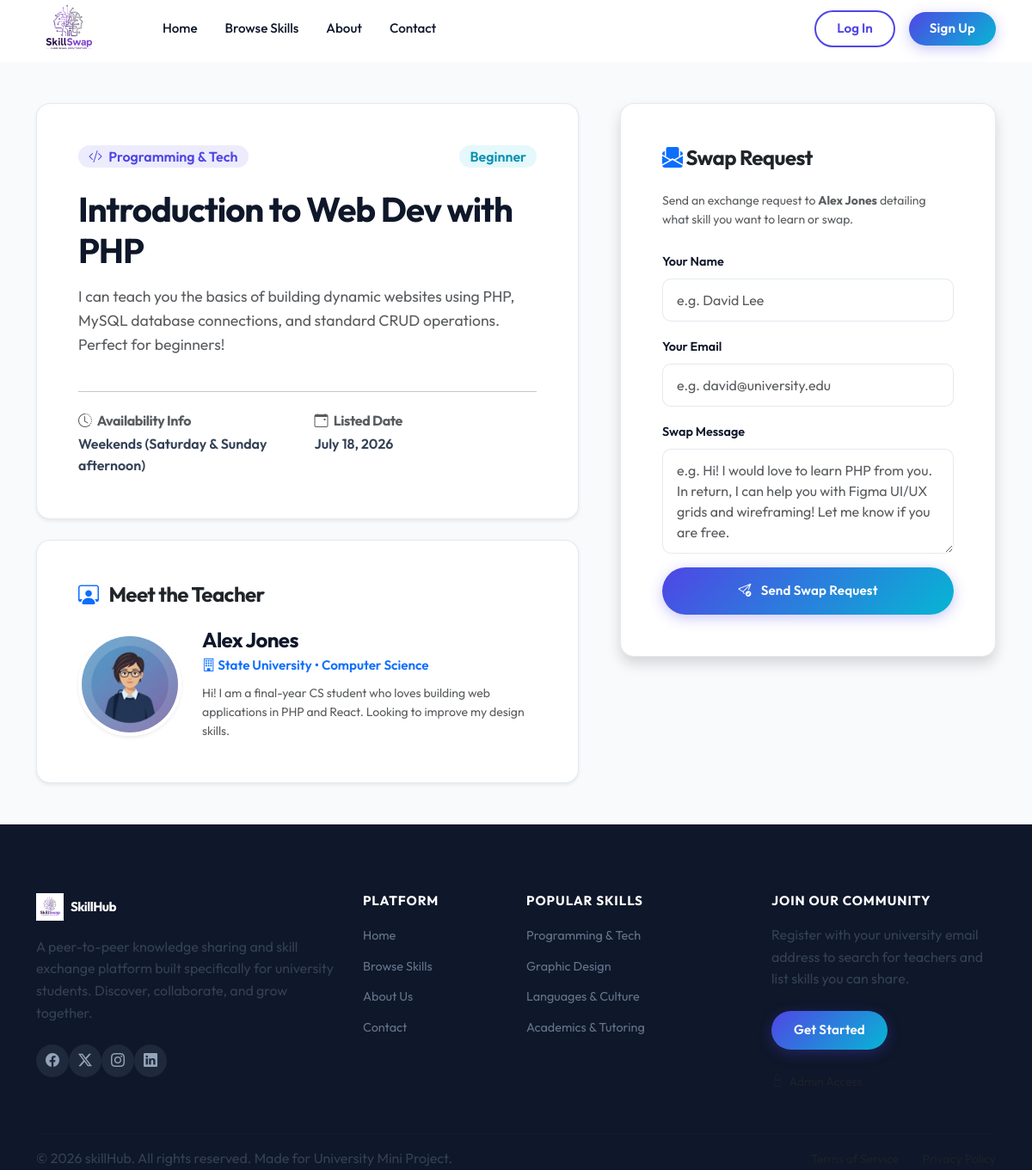
The app's page /skill-details.php?id=1 with its own data.
### tables this page shows
CREATE TABLE IF NOT EXISTS `skills` (
  `id` INT AUTO_INCREMENT PRIMARY KEY,
  `user_id` INT NOT NULL,
  `title` VARCHAR(100) NOT NULL,
  `description` TEXT NOT NULL,
  `category_id` INT NOT NULL,
  `level` ENUM('Beginner', 'Intermediate', 'Advanced') NOT NULL,
  `availability` VARCHAR(100) NOT NULL,
  `created_at` TIMESTAMP DEFAULT CURRENT_TIMESTAMP,
  FOREIGN KEY (`user_id`) REFERENCES `users`(`id`) ON DELETE CASCADE,
  FOREIGN KEY (`category_id`) REFERENCES `categories`(`id`) ON DELETE CASCADE
);

CREATE TABLE IF NOT EXISTS `categories` (
  `id` INT AUTO_INCREMENT PRIMARY KEY,
  `name` VARCHAR(50) NOT NULL UNIQUE,
  `icon` VARCHAR(50) DEFAULT 'bi-code-slash'
);

CREATE TABLE IF NOT EXISTS `users` (
  `id` INT AUTO_INCREMENT PRIMARY KEY,
  `username` VARCHAR(50) NOT NULL UNIQUE,
  `email` VARCHAR(100) NOT NULL UNIQUE,
  `password` VARCHAR(255) NOT NULL,
  `name` VARCHAR(100) NOT NULL,
  `university` VARCHAR(150) DEFAULT NULL,
  `department` VARCHAR(150) DEFAULT NULL,
  `bio` TEXT DEFAULT NULL,
  `skills_teach` TEXT DEFAULT NULL,
  `skills_learn` TEXT DEFAULT NULL,
  `profile_photo` VARCHAR(255) DEFAULT 'default-profile.png',
  `created_at` TIMESTAMP DEFAULT CURRENT_TIMESTAMP
);

### includes/auth.php (called while the page is built, shortened)
<?php
function isLoggedIn() {
    return isset($_SESSION['user_id']);
}
?>

### skill-details.php (the view, shortened to what this page needs)
<?php
require_once 'includes/db.php';
require_once 'includes/auth.php';
$skill_id = isset($_GET['id']) ? (int)$_GET['id'] : 0;
$skill = null;
try {
    $stmt = $pdo->prepare("SELECT s.*, u.name as teacher_name, u.email as teacher_email, u.university as teacher_uni,
                                  u.department as teacher_dept, u.bio as teacher_bio, u.profile_photo as teacher_photo,
                                  c.name as category_name, c.icon as category_icon
                           FROM skills s
                           JOIN users u ON s.user_id = u.id
                           JOIN categories c ON s.category_id = c.id
                           WHERE s.id = ?");
    $stmt->execute([$skill_id]);
    $skill = $stmt->fetch();
} catch (PDOException $e) {
}
$is_owner = isLoggedIn() && ($_SESSION['user_id'] == $skill['user_id']);
$logged_user = isLoggedIn() ? getLoggedInUser($pdo) : null;
$prefill_name = $logged_user ? $logged_user['name'] : '';
$prefill_email = $logged_user ? $logged_user['email'] : '';
require_once 'includes/header.php';
require_once 'includes/navbar.php';
?>
<div class="container my-5">
    <div class="row g-5">
        <div class="col-lg-7">
            <div class="card card-premium p-4 p-md-5 bg-white shadow-sm mb-4">
                <div class="d-flex justify-content-between align-items-center mb-4">
                    <span class="badge badge-custom badge-category fs-6">
                        <i class="bi <?php echo htmlspecialchars($skill['category_icon']); ?> me-1"></i> <?php echo htmlspecialchars($skill['category_name']); ?>
                    </span>
                    <span class="badge badge-custom badge-level-<?php echo strtolower($skill['level']); ?> fs-6"><?php echo htmlspecialchars($skill['level']); ?></span>
                </div>
                <h1 class="fw-bold mb-3"><?php echo htmlspecialchars($skill['title']); ?></h1>
                <p class="text-muted leading-relaxed" style="font-size: 1.1rem; white-space: pre-line;"><?php echo htmlspecialchars($skill['description']); ?></p>
                <hr class="my-4">
                <div class="row g-3">
                    <div class="col-sm-6">
                        <h6 class="text-muted mb-1"><i class="bi bi-clock-history me-1"></i> Availability Info</h6>
                        <p class="fw-semibold mb-0"><?php echo htmlspecialchars($skill['availability']); ?></p>
                    </div>
                    <div class="col-sm-6">
                        <h6 class="text-muted mb-1"><i class="bi bi-calendar-event me-1"></i> Listed Date</h6>
                        <p class="fw-semibold mb-0"><?php echo date("F d, Y", strtotime($skill['created_at'])); ?></p>
                    </div>
                </div>
            </div>
            <div class="card card-premium p-4 p-md-5 bg-white shadow-sm">
                <h4 class="fw-bold mb-4 text-dark"><i class="bi bi-person-workspace text-primary me-2"></i> Meet the Teacher</h4>
                <div class="d-flex flex-column flex-sm-row gap-4 align-items-center text-center text-sm-start">
                    <img src="assets/uploads/<?php echo htmlspecialchars($skill['teacher_photo'] ? $skill['teacher_photo'] : 'default-profile.png'); ?>" alt="Teacher Profile" class="avatar-profile shadow-sm">
                    <div>
                        <h4 class="fw-bold mb-1"><?php echo htmlspecialchars($skill['teacher_name']); ?></h4>
                        <p class="text-primary mb-2 fw-semibold" style="font-size: 0.95rem;">
                            <i class="bi bi-building"></i> <?php echo htmlspecialchars($skill['teacher_uni']); ?> &bull; <?php echo htmlspecialchars($skill['teacher_dept']); ?>
                        </p>
                        <p class="text-muted small mb-0"><?php echo htmlspecialchars($skill['teacher_bio'] ? $skill['teacher_bio'] : "This student teacher hasn't written a biography yet."); ?></p>
                    </div>
                </div>
            </div>
        </div>
        <div class="col-lg-5">
            <?php if ($is_owner): ?>
                <div class="card card-premium p-4 text-center bg-light border-warning">
                    <div class="fs-1 text-warning mb-3"><i class="bi bi-info-circle-fill"></i></div>
                    <h5 class="fw-bold">Your Listing</h5>
                    <p class="text-muted small">This is your own skill listing. If you want to modify this card description, please visit your dashboard or edit the skill directly.</p>
                    <a href="add-skill.php?id=<?php echo $skill['id']; ?>" class="btn btn-premium btn-sm w-100 mt-2">
                        <i class="bi bi-pencil-square me-1"></i> Edit Listing
                    </a>
                </div>
            <?php else: ?>
                <div class="card card-premium p-4 p-md-5 bg-white shadow">
                    <h4 class="fw-bold mb-4 text-dark"><i class="bi bi-envelope-paper-fill text-primary"></i> Swap Request</h4>
                    <p class="text-muted small mb-4">Send an exchange request to <strong><?php echo htmlspecialchars($skill['teacher_name']); ?></strong> detailing what skill you want to learn or swap.</p>
                    <form action="skill-details.php?id=<?php echo $skill['id']; ?>" method="POST">
                        <div class="mb-3">
                            <label for="sender_name" class="form-label form-label-premium">Your Name</label>
                            <input type="text" name="sender_name" id="sender_name" class="form-control form-control-premium" placeholder="e.g. David Lee" value="<?php echo htmlspecialchars($prefill_name); ?>" required>
                        </div>
                        <div class="mb-3">
                            <label for="sender_email" class="form-label form-label-premium">Your Email</label>
                            <input type="email" name="sender_email" id="sender_email" class="form-control form-control-premium" placeholder="e.g. david@university.edu" value="<?php echo htmlspecialchars($prefill_email); ?>" required>
                        </div>
                        <div class="mb-3">
                            <label for="message" class="form-label form-label-premium">Swap Message</label>
                            <textarea name="message" id="message" rows="4" class="form-control form-control-premium" placeholder="e.g. Hi! I would love to learn PHP from you. In return, I can help you with Figma UI/UX grids and wireframing! Let me know if you are free." required></textarea>
                        </div>
                        <button type="submit" class="btn btn-premium w-100 py-3">
                            <i class="bi bi-send-check me-2"></i> Send Swap Request
                        </button>
                    </form>
                </div>
            <?php endif; ?>
        </div>
    </div>
</div>
<?php require_once 'includes/footer.php'; ?>

### assets/css/style.css (style rules this page uses)
:root { --primary: #4f46e5; --primary-dark: #3730a3; --primary-glow: rgba(79, 70, 229, 0.18); --secondary: #6271a4; --accent: #06b6d4; --success: #22c55e; --warning: #f59e0b; --text-dark: #0f172a; --text-body: #334155; --text-muted: #64748b; --text-light: #94a3b8; --bg-light: #f8fafc; --bg-white: #ffffff; --border-color: rgba(226, 232, 240, 0.9); --glass-bg: rgba(255, 255, 255, 0.88); --glass-border: rgba(255, 255, 255, 0.45); --gradient-primary: linear-gradient(135deg, #4f46e5 0%, #06b6d4 100%); --gradient-secondary: linear-gradient(135deg, #0284c7 0%, #4f46e5 100%); --gradient-soft: linear-gradient(135deg, rgba(79, 70, 229, 0.05) 0%, rgba(6, 182, 212, 0.05) 100%); --gradient-hero: linear-gradient(145deg, #eef2ff 0%, #f0fdff 50%, #e0f2fe 100%); --gradient-cta: linear-gradient(135deg, #1e3a8a 0%, #4f46e5 50%, #0284c7 100%); --shadow-xs: 0 1px 3px rgba(0, 0, 0, 0.05); --shadow-sm: 0 4px 12px rgba(79, 70, 229, 0.08); --shadow-md: 0 10px 28px rgba(79, 70, 229, 0.14); --shadow-lg: 0 20px 48px rgba(79, 70, 229, 0.18); --radius-sm: 10px; --radius-md: 16px; --radius-lg: 24px; --radius-xl: 32px; --navbar-h: 72px; --transition: 0.3s cubic-bezier(0.16, 1, 0.3, 1); }
*, *::before, *::after { box-sizing: border-box; margin: 0; padding: 0; }
html { scroll-behavior: smooth; }
body { font-family: 'Outfit', sans-serif; background-color: var(--bg-light); color: var(--text-body); min-height: 100vh; display: flex; flex-direction: column; overflow-x: hidden; line-height: 1.6; padding-top: var(--navbar-h); }
h1, h2, h3, h4, h5, h6 { font-weight: 700; letter-spacing: -0.025em; color: var(--text-dark); line-height: 1.2; }
p { color: var(--text-body); }
img { max-width: 100%; }
.nav-link-custom, .btn-premium { align-self: center; }
.btn-premium { background: var(--gradient-primary); color: #fff !important; border: none; font-weight: 600; font-size: 0.95rem; padding: 11px 26px; border-radius: 50px; box-shadow: 0 4px 16px rgba(79, 70, 229, 0.3); transition: all var(--transition); letter-spacing: 0.01em; }
.badge-category { background: rgba(79, 70, 229, 0.1); color: var(--primary); padding: 5px 12px; border-radius: 20px; font-weight: 600; font-size: 0.75rem; }
.badge-level-beginner { background: rgba(6, 182, 212, 0.1); color: #0891b2; padding: 5px 12px; border-radius: 20px; font-weight: 600; font-size: 0.75rem; }
.form-control-premium { border-radius: var(--radius-sm); padding: 12px 16px; border: 1px solid var(--border-color); background-color: #fff; transition: all 0.2s ease; font-family: 'Outfit', sans-serif; }
.form-label-premium { font-weight: 600; margin-bottom: 8px; font-size: 0.9rem; color: var(--text-dark); }
.card-premium { background: white; border: 1px solid var(--border-color); border-radius: var(--radius-md); box-shadow: var(--shadow-xs); transition: all var(--transition); overflow: hidden; }
.avatar-profile { width: 120px; height: 120px; border-radius: 50%; object-fit: cover; border: 4px solid white; box-shadow: var(--shadow-md); }

### records on screen
skills: category.name "Programming & Tech", level "Beginner", title "Introduction to Web Dev with PHP", description "I can teach you the basics of building dynamic websites using PHP, MySQL database connections, and standard CRUD operations. Perfect for beginners!", availability "Weekends (Saturday & Sunday afternoon)", created_at "July 18, 2026", user.profile_photo (placeholder picture), user.name "Alex Jones", user.university "State University", user.department "Computer Science", user.bio "Hi! I am a final-year CS student who loves building web applications in PHP and React. Looking to improve my design skills."
